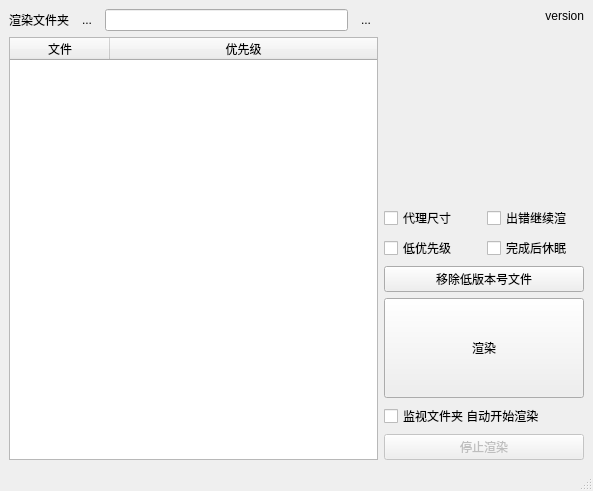
<?xml version="1.0" encoding="UTF-8"?>
<ui version="4.0">
 <class>MainWindow</class>
 <widget class="QMainWindow" name="MainWindow">
  <property name="geometry">
   <rect>
    <x>0</x>
    <y>0</y>
    <width>593</width>
    <height>491</height>
   </rect>
  </property>
  <property name="windowTitle">
   <string>Nuke批渲染</string>
  </property>
  <widget class="QWidget" name="centralwidget">
   <layout class="QHBoxLayout" name="horizontalLayout_6">
    <item>
     <layout class="QVBoxLayout" name="verticalLayout_3">
      <item>
       <layout class="QFormLayout" name="formLayout_2">
        <property name="fieldGrowthPolicy">
         <enum>QFormLayout::AllNonFixedFieldsGrow</enum>
        </property>
        <item row="0" column="0">
         <layout class="QHBoxLayout" name="horizontalLayout">
          <item>
           <widget class="QLabel" name="label">
            <property name="text">
             <string>渲染文件夹</string>
            </property>
           </widget>
          </item>
          <item>
           <widget class="QToolButton" name="toolButtonOpenDir">
            <property name="text">
             <string>...</string>
            </property>
            <property name="autoRaise">
             <bool>true</bool>
            </property>
           </widget>
          </item>
         </layout>
        </item>
        <item row="0" column="1">
         <layout class="QHBoxLayout" name="horizontalLayout_2">
          <item>
           <widget class="QLineEdit" name="dirEdit">
            <property name="sizePolicy">
             <sizepolicy hsizetype="Expanding" vsizetype="Fixed">
              <horstretch>0</horstretch>
              <verstretch>0</verstretch>
             </sizepolicy>
            </property>
           </widget>
          </item>
          <item>
           <widget class="QToolButton" name="toolButtonDir">
            <property name="text">
             <string>...</string>
            </property>
            <property name="autoRaise">
             <bool>true</bool>
            </property>
           </widget>
          </item>
         </layout>
        </item>
       </layout>
      </item>
      <item>
       <widget class="QTableWidget" name="tableWidget">
        <property name="sortingEnabled">
         <bool>true</bool>
        </property>
        <attribute name="horizontalHeaderCascadingSectionResizes">
         <bool>true</bool>
        </attribute>
        <attribute name="horizontalHeaderDefaultSectionSize">
         <number>100</number>
        </attribute>
        <attribute name="horizontalHeaderStretchLastSection">
         <bool>true</bool>
        </attribute>
        <column>
         <property name="text">
          <string>文件</string>
         </property>
        </column>
        <column>
         <property name="text">
          <string>优先级</string>
         </property>
        </column>
       </widget>
      </item>
     </layout>
    </item>
    <item>
     <layout class="QVBoxLayout" name="verticalLayout_2">
      <item>
       <widget class="QLabel" name="versionLabel">
        <property name="text">
         <string>version</string>
        </property>
        <property name="alignment">
         <set>Qt::AlignRight|Qt::AlignTrailing|Qt::AlignVCenter</set>
        </property>
       </widget>
      </item>
      <item>
       <spacer name="verticalSpacer">
        <property name="orientation">
         <enum>Qt::Vertical</enum>
        </property>
        <property name="sizeHint" stdset="0">
         <size>
          <width>20</width>
          <height>40</height>
         </size>
        </property>
       </spacer>
      </item>
      <item>
       <layout class="QGridLayout" name="gridLayout">
        <property name="sizeConstraint">
         <enum>QLayout::SetDefaultConstraint</enum>
        </property>
        <item row="0" column="0">
         <widget class="QCheckBox" name="proxyCheck">
          <property name="text">
           <string>代理尺寸</string>
          </property>
         </widget>
        </item>
        <item row="0" column="1">
         <widget class="QCheckBox" name="continueCheck">
          <property name="text">
           <string>出错继续渲</string>
          </property>
         </widget>
        </item>
        <item row="1" column="0">
         <widget class="QCheckBox" name="priorityCheck">
          <property name="text">
           <string>低优先级</string>
          </property>
         </widget>
        </item>
        <item row="1" column="1">
         <widget class="QCheckBox" name="hiberCheck">
          <property name="text">
           <string>完成后休眠</string>
          </property>
         </widget>
        </item>
       </layout>
      </item>
      <item>
       <widget class="QPushButton" name="pushButtonRemoveOldVersion">
        <property name="text">
         <string>移除低版本号文件</string>
        </property>
       </widget>
      </item>
      <item>
       <widget class="QPushButton" name="renderButton">
        <property name="sizePolicy">
         <sizepolicy hsizetype="Minimum" vsizetype="Fixed">
          <horstretch>0</horstretch>
          <verstretch>0</verstretch>
         </sizepolicy>
        </property>
        <property name="minimumSize">
         <size>
          <width>200</width>
          <height>100</height>
         </size>
        </property>
        <property name="text">
         <string>渲染</string>
        </property>
       </widget>
      </item>
      <item>
       <widget class="QCheckBox" name="checkBoxAutoStart">
        <property name="text">
         <string>监视文件夹 自动开始渲染</string>
        </property>
       </widget>
      </item>
      <item>
       <widget class="QPushButton" name="stopButton">
        <property name="enabled">
         <bool>false</bool>
        </property>
        <property name="text">
         <string>停止渲染</string>
        </property>
       </widget>
      </item>
     </layout>
    </item>
   </layout>
  </widget>
  <widget class="QMenuBar" name="menubar">
   <property name="geometry">
    <rect>
     <x>0</x>
     <y>0</y>
     <width>593</width>
     <height>23</height>
    </rect>
   </property>
  </widget>
  <widget class="QStatusBar" name="statusbar"/>
  <action name="actionRender">
   <property name="text">
    <string>render</string>
   </property>
  </action>
  <action name="actionDir">
   <property name="text">
    <string>dir</string>
   </property>
  </action>
  <action name="actionStop">
   <property name="text">
    <string>stop</string>
   </property>
  </action>
  <action name="actionNuke">
   <property name="text">
    <string>nuke</string>
   </property>
  </action>
  <action name="actionUpdateUI">
   <property name="text">
    <string>updateUI</string>
   </property>
  </action>
  <action name="actionOpenDir">
   <property name="text">
    <string>openDir</string>
   </property>
   <property name="toolTip">
    <string>openDir</string>
   </property>
  </action>
  <action name="actionRemoveOldVersion">
   <property name="text">
    <string>removeOldVersion</string>
   </property>
  </action>
 </widget>
 <resources/>
 <connections>
  <connection>
   <sender>renderButton</sender>
   <signal>clicked()</signal>
   <receiver>actionRender</receiver>
   <slot>trigger()</slot>
   <hints>
    <hint type="sourcelabel">
     <x>522</x>
     <y>413</y>
    </hint>
    <hint type="destinationlabel">
     <x>-1</x>
     <y>-1</y>
    </hint>
   </hints>
  </connection>
  <connection>
   <sender>stopButton</sender>
   <signal>clicked()</signal>
   <receiver>actionStop</receiver>
   <slot>trigger()</slot>
   <hints>
    <hint type="sourcelabel">
     <x>482</x>
     <y>447</y>
    </hint>
    <hint type="destinationlabel">
     <x>-1</x>
     <y>-1</y>
    </hint>
   </hints>
  </connection>
  <connection>
   <sender>renderButton</sender>
   <signal>clicked()</signal>
   <receiver>actionUpdateUI</receiver>
   <slot>trigger()</slot>
   <hints>
    <hint type="sourcelabel">
     <x>482</x>
     <y>379</y>
    </hint>
    <hint type="destinationlabel">
     <x>-1</x>
     <y>-1</y>
    </hint>
   </hints>
  </connection>
  <connection>
   <sender>stopButton</sender>
   <signal>clicked()</signal>
   <receiver>actionUpdateUI</receiver>
   <slot>trigger()</slot>
   <hints>
    <hint type="sourcelabel">
     <x>482</x>
     <y>447</y>
    </hint>
    <hint type="destinationlabel">
     <x>-1</x>
     <y>-1</y>
    </hint>
   </hints>
  </connection>
  <connection>
   <sender>toolButtonOpenDir</sender>
   <signal>clicked()</signal>
   <receiver>actionOpenDir</receiver>
   <slot>trigger()</slot>
   <hints>
    <hint type="sourcelabel">
     <x>75</x>
     <y>76</y>
    </hint>
    <hint type="destinationlabel">
     <x>-1</x>
     <y>-1</y>
    </hint>
   </hints>
  </connection>
  <connection>
   <sender>toolButtonDir</sender>
   <signal>clicked()</signal>
   <receiver>actionDir</receiver>
   <slot>trigger()</slot>
   <hints>
    <hint type="sourcelabel">
     <x>354</x>
     <y>72</y>
    </hint>
    <hint type="destinationlabel">
     <x>-1</x>
     <y>-1</y>
    </hint>
   </hints>
  </connection>
  <connection>
   <sender>pushButtonRemoveOldVersion</sender>
   <signal>clicked()</signal>
   <receiver>actionRemoveOldVersion</receiver>
   <slot>trigger()</slot>
   <hints>
    <hint type="sourcelabel">
     <x>482</x>
     <y>312</y>
    </hint>
    <hint type="destinationlabel">
     <x>-1</x>
     <y>-1</y>
    </hint>
   </hints>
  </connection>
 </connections>
</ui>
